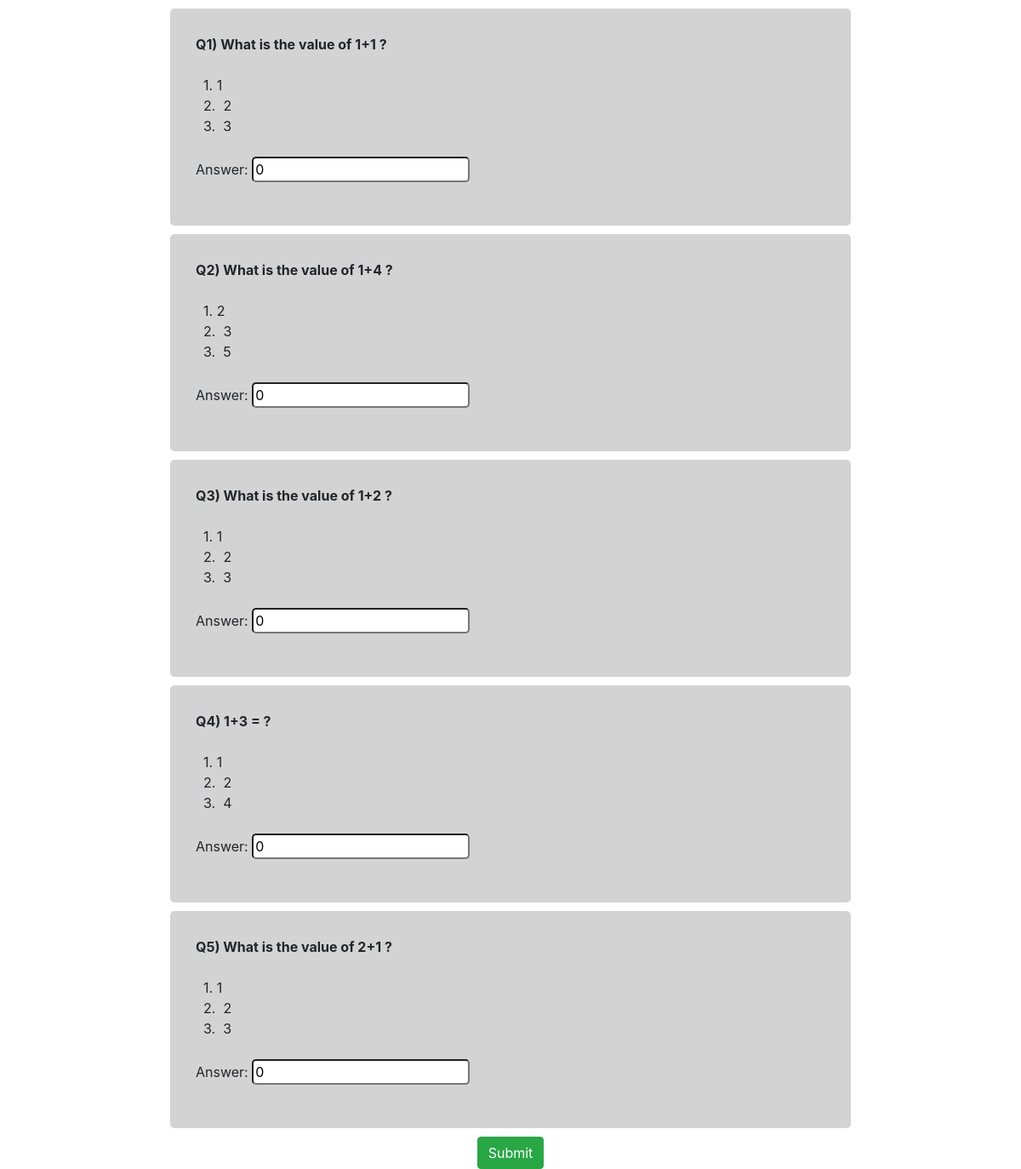
The page /student/exam_paper/6 (signed in) on the database its author committed.
### instructor/models.py (models this page shows)
class Question(models.Model):
    exam = models.ForeignKey(Exam, on_delete=models.CASCADE)
    question_text = models.CharField(max_length=500)
    choice1 = models.CharField(max_length=200)
    choice2 = models.CharField(max_length=200)
    choice3 = models.CharField(max_length=200)
    positive_marks = models.IntegerField(default = 3)
    negative_marks = models.IntegerField(default = -1)
    answer = models.IntegerField()

### student/views.py (the view)
# urls.py: path('exam_paper/<int:exam_id>',views.take_exam,name='take_exam'),
def take_exam(request, exam_id):
	username = request.session['username']
	student = Student.objects.get(username = username)
	exam = Exam.objects.get(id = exam_id)
	max_marks=exam.max_marks
	question_set = Question.objects.all().filter(exam = exam)
	forms = []
	if request.method == 'POST':
		i = 0
		x = 0
		just_taken_exam = ExamTaken.objects.create(exam=exam, user=student)
		for question in question_set:
			f = AnswerForm(request.POST, prefix="form"+str(i))
			answer = f.save(commit=False)
			answer.question = question
			answer.exam_taken = just_taken_exam
			answer.save()
			if answer.answer == 0:
				x=x+0
			elif answer.answer == answer.question.answer:
				x=x+answer.question.positive_marks
			else:
				x=x+answer.question.negative_marks
			i = i+1
		just_taken_exam.marks_obtained=x
		just_taken_exam.max_marks=max_marks
		just_taken_exam.save()
		return HttpResponseRedirect('/student')
	else:
		i = 0
		for question in question_set:
			f = AnswerForm(prefix="form"+str(i))
			forms.append(f)
			i = i+1
		q_f = zip(question_set, forms)
	return render(request, 'exam_paper.html', {'qf': q_f})

### templates/exam_paper.html (shortened to what this page needs)
<!DOCTYPE html>
<html>
<head>
		<link rel="stylesheet" href="https://stackpath.bootstrapcdn.com/bootstrap/4.1.3/css/bootstrap.min.css">
</head>
<form method="post">
{% for q,f in qf %}
	<div align="left" style="margin-left: 200px;margin-right:200px;margin-top:10px;margin-bottom:10px;background-color: #D3D3D3;border-radius: 5px;padding: 30px">
	<b style="font-weight: bolder;"> Q{{forloop.counter}})&nbsp;{{q.question_text}}&nbsp;</b><br><br>
	&nbsp; 1.&nbsp;{{q.choice1}}<br>
	&nbsp; 2.&nbsp; {{q.choice2}}<br>
	&nbsp; 3. &nbsp;{{q.choice3}}<br><br>
	{{ f.as_p }}
	</div>
{% endfor %}
<center><button type="submit" class="btn btn-success"> Submit </button></center>
</form>

### templates/exam_paper.html (style rules this page uses)
input { border-radius: 5px; }

### rows shown on the page
Question: question_text "What is the value of 1+1 ?", choice1 "1", choice2 "2", choice3 "3", as_p "0"
Question: question_text "What is the value of 1+4 ?", choice1 "2", choice2 "3", choice3 "5", as_p "0"
Question: question_text "What is the value of 1+2 ?", choice1 "1", choice2 "2", choice3 "3", as_p "0"
Question: question_text "1+3 = ?", choice1 "1", choice2 "2", choice3 "4", as_p "0"
Question: question_text "What is the value of 2+1 ?", choice1 "1", choice2 "2", choice3 "3", as_p "0"
